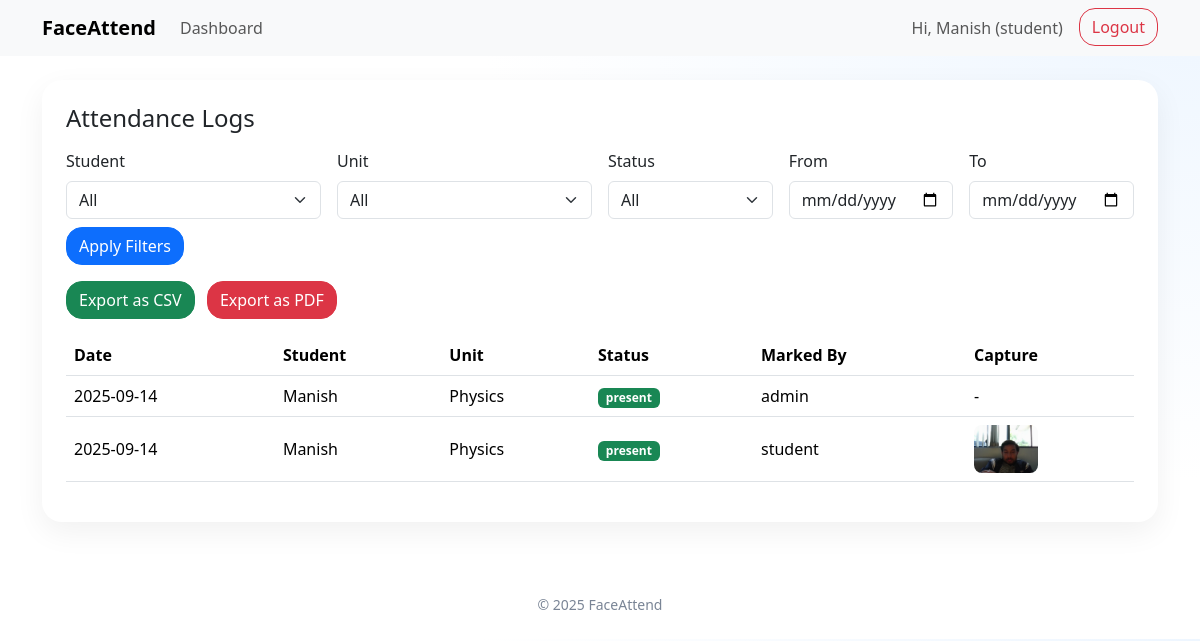
Screenshot of /attendance/logs (signed in) with the database file from the repository.
### models.py (models this page shows, shortened)
class User(db.Model, UserMixin):
    id = db.Column(db.Integer, primary_key=True)
    name = db.Column(db.String(120), nullable=False)
    email = db.Column(db.String(120), unique=True, nullable=False)
    student_id = db.Column(db.String(50), nullable=True, index=True)
    role = db.Column(db.String(20), nullable=False, default="student")  # student, instructor, admin
    password_hash = db.Column(db.String(256), nullable=False)
    face_image_path = db.Column(db.String(255), nullable=True)  # reference image
    created_at = db.Column(db.DateTime, default=datetime.utcnow, nullable=False)
    enrollments = db.relationship('Enrollment', back_populates='user', cascade="all, delete-orphan")
    attendances = db.relationship('Attendance', back_populates='user', cascade="all, delete-orphan")

class Attendance(db.Model):
    id = db.Column(db.Integer, primary_key=True)
    user_id = db.Column(db.Integer, db.ForeignKey('user.id'), nullable=False, index=True)
    unit_id = db.Column(db.Integer, db.ForeignKey('unit.id'), nullable=False, index=True)
    date = db.Column(db.Date, default=date.today, nullable=False, index=True)
    status = db.Column(db.String(10), default="present", nullable=False)  # present/absent
    captured_image_path = db.Column(db.String(255), nullable=True)
    marked_by = db.Column(db.String(20), default="student", nullable=False)  # student/instructor/admin
    created_at = db.Column(db.DateTime, default=datetime.utcnow, nullable=False)
    user = db.relationship('User', back_populates='attendances')
    unit = db.relationship('Unit', back_populates='attendances')

class Unit(db.Model):
    id = db.Column(db.Integer, primary_key=True)
    name = db.Column(db.String(120), unique=True, nullable=False)
    description = db.Column(db.String(250))
    enrollments = db.relationship('Enrollment', back_populates='unit', cascade="all, delete-orphan")
    attendances = db.relationship('Attendance', back_populates='unit', cascade="all, delete-orphan")

### routes/attendance_routes.py (the view)
@attendance_bp.route('/logs', methods=['GET'])
@login_required
def logs():
    student = request.args.get('student', type=int)
    unit_id = request.args.get('unit_id', type=int)
    status = request.args.get('status', type=str)
    date_from = request.args.get('date_from')
    date_to = request.args.get('date_to')
    q = Attendance.query
    if current_user.role == 'student':
        q = q.filter(Attendance.user_id == current_user.id)
    else:
        if student:
            q = q.filter(Attendance.user_id == student)
    if unit_id:
        q = q.filter(Attendance.unit_id == unit_id)
    if status in ('present', 'absent'):
        q = q.filter(Attendance.status == status)
    if date_from:
        q = q.filter(Attendance.date >= datetime.strptime(date_from, "%Y-%m-%d").date())
    if date_to:
        q = q.filter(Attendance.date <= datetime.strptime(date_to, "%Y-%m-%d").date())
    logs = q.order_by(Attendance.date.desc(), Attendance.id.desc()).all()
    students = User.query.order_by(User.name.asc()).all()
    units = Unit.query.order_by(Unit.name.asc()).all()
    return render_template('logs.html', logs=logs, students=students, units=units)

### routes/auth_routes.py (called while the page is built)
@login_manager.user_loader
def load_user(user_id):
    return User.query.get(int(user_id))

### templates/logs.html (shortened to what this page needs)
{% extends 'base.html' %}
{% block content %}
<div class="card p-4">
  <h4 class="mb-3">Attendance Logs</h4>
  <form class="row g-3 mb-3" method="get">
    <div class="col-md-3">
      <label class="form-label">Student</label>
      <select class="form-select" name="student">
        <option value="">All</option>
      </select>
    </div>
    <div class="col-md-3">
      <label class="form-label">Unit</label>
      <select class="form-select" name="unit_id">
        <option value="">All</option>
      </select>
    </div>
    <div class="col-md-2">
      <label class="form-label">Status</label>
      <select class="form-select" name="status">
        <option value="">All</option>
      </select>
    </div>
    <div class="col-md-2">
      <label class="form-label">From</label>
      <input type="date" class="form-control" name="date_from" value="{{ date_from_filter or '' }}">
    </div>
    <div class="col-md-2">
      <label class="form-label">To</label>
      <input type="date" class="form-control" name="date_to" value="{{ date_to_filter or '' }}">
    </div>
    <div class="col-md-12 mt-2">
      <button class="btn btn-primary">Apply Filters</button>
    </div>
  </form>
  <div class="mb-3">
    <a href="{{ url_for('attendance.export_csv') }}" class="btn btn-success me-2">
       Export as CSV
    </a>
    <a href="{{ url_for('attendance.export_pdf') }}" class="btn btn-danger">
       Export as PDF
    </a>
  </div>
  <div class="table-responsive">
    <table class="table align-middle">
      <thead>
        <tr>
          <th>Date</th>
          <th>Student</th>
          <th>Unit</th>
          <th>Status</th>
          <th>Marked By</th>
          <th>Capture</th>
        </tr>
      </thead>
      <tbody>
        {% for log in logs %}
          <tr>
            <td>{{ log.date.strftime('%Y-%m-%d') }}</td>
            <td>{{ log.user.name if log.user else '-' }}</td>
            <td>{{ log.unit.name if log.unit else '-' }}</td>
            <td>
              <span class="badge {% if log.status=='present' %}text-bg-success{% else %}text-bg-secondary{% endif %}">
                {{ log.status }}
              </span>
            </td>
            <td>{{ log.marked_by }}</td>
            <td>
              {% if log.captured_image_path %}
                <img src="{{ url_for('static', filename=log.captured_image_path|replace('\\','/')) }}"
                     alt="cap" style="height:48px;border-radius:.5rem;">
              {% else %}
                -
              {% endif %}
            </td>
          </tr>
        {% endfor %}
      </tbody>
    </table>
  </div>
</div>
{% endblock %}

### templates/base.html (shortened to what this page needs)
<!doctype html>
<html lang="en">
<head>
  <link href="https://cdn.jsdelivr.net/npm/bootstrap@5.3.3/dist/css/bootstrap.min.css" rel="stylesheet">
</head>
<body>
<nav class="navbar navbar-expand-lg bg-body-tertiary mb-4">
  <div class="container">
    <a class="navbar-brand fw-bold" href="{{ url_for('attendance.dashboard') }}">FaceAttend</a>
    <div class="collapse navbar-collapse" id="nav">
      <ul class="navbar-nav me-auto mb-2 mb-lg-0">
        {% if current_user.is_authenticated %}
          <li class="nav-item"><a class="nav-link" href="{{ url_for('attendance.dashboard') }}">Dashboard</a></li>
        {% endif %}
      </ul>
      <ul class="navbar-nav">
        {% if not current_user.is_authenticated %}
          <li class="nav-item"><a class="nav-link" href="{{ url_for('auth.login') }}">Login</a></li>
          <li class="nav-item"><a class="nav-link" href="{{ url_for('auth.register') }}">Register</a></li>
        {% else %}
          <li class="nav-item"><span class="nav-link">Hi, {{ current_user.name }} ({{ current_user.role }})</span></li>
          <li class="nav-item"><a class="btn btn-outline-danger ms-2" href="{{ url_for('auth.logout') }}">Logout</a></li>
        {% endif %}
      </ul>
    </div>
  </div>
</nav>
<div class="container mb-5">
  {% block content %}{% endblock %}
</div>
<footer class="container text-center small py-4">© {{ 2025 }} FaceAttend</footer>
</body>
</html>

### templates/base.html (style rules this page uses)
body { background: radial-gradient(1200px 800px at top right, #eef6ff, #ffffff 60%); }
.navbar { backdrop-filter: blur(8px); }
.card { border: 0; border-radius: 1.25rem; box-shadow: 0 10px 30px rgba(0,0,0,.06); }
.btn { border-radius: 1rem; }
footer { color:#7a8596; }

### rows the page displays
User: name "Manish", role "student"
Attendance: date "2025-09-14", user "Manish", unit "Physics", status "present", marked_by "admin"
Attendance: date "2025-09-14", user "Manish", unit "Physics", status "present", marked_by "student"

### other values shown
{{ 2025 }} "2025"
